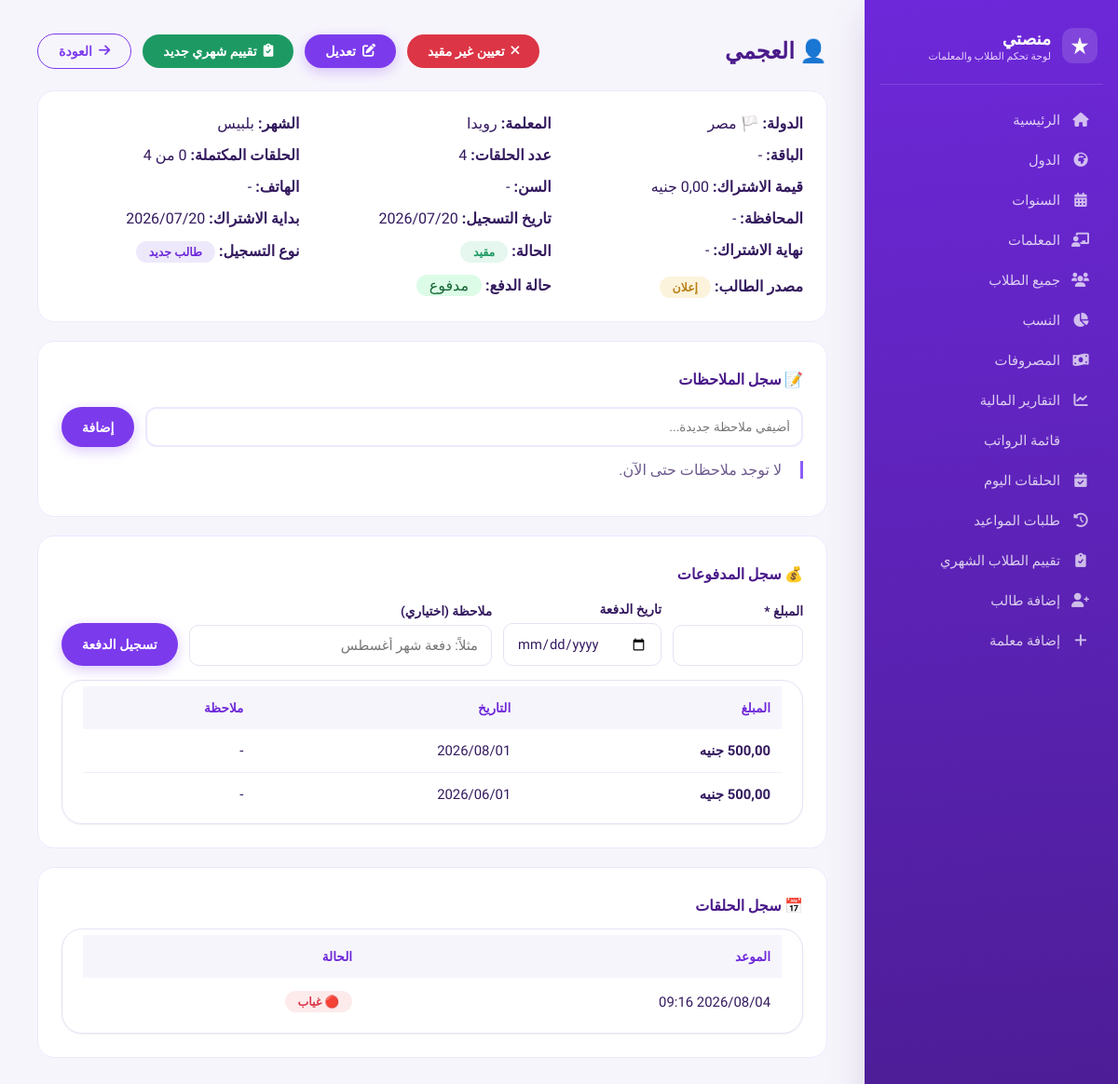
/student/1/ (signed in), run on an earlier commit of the app's database.
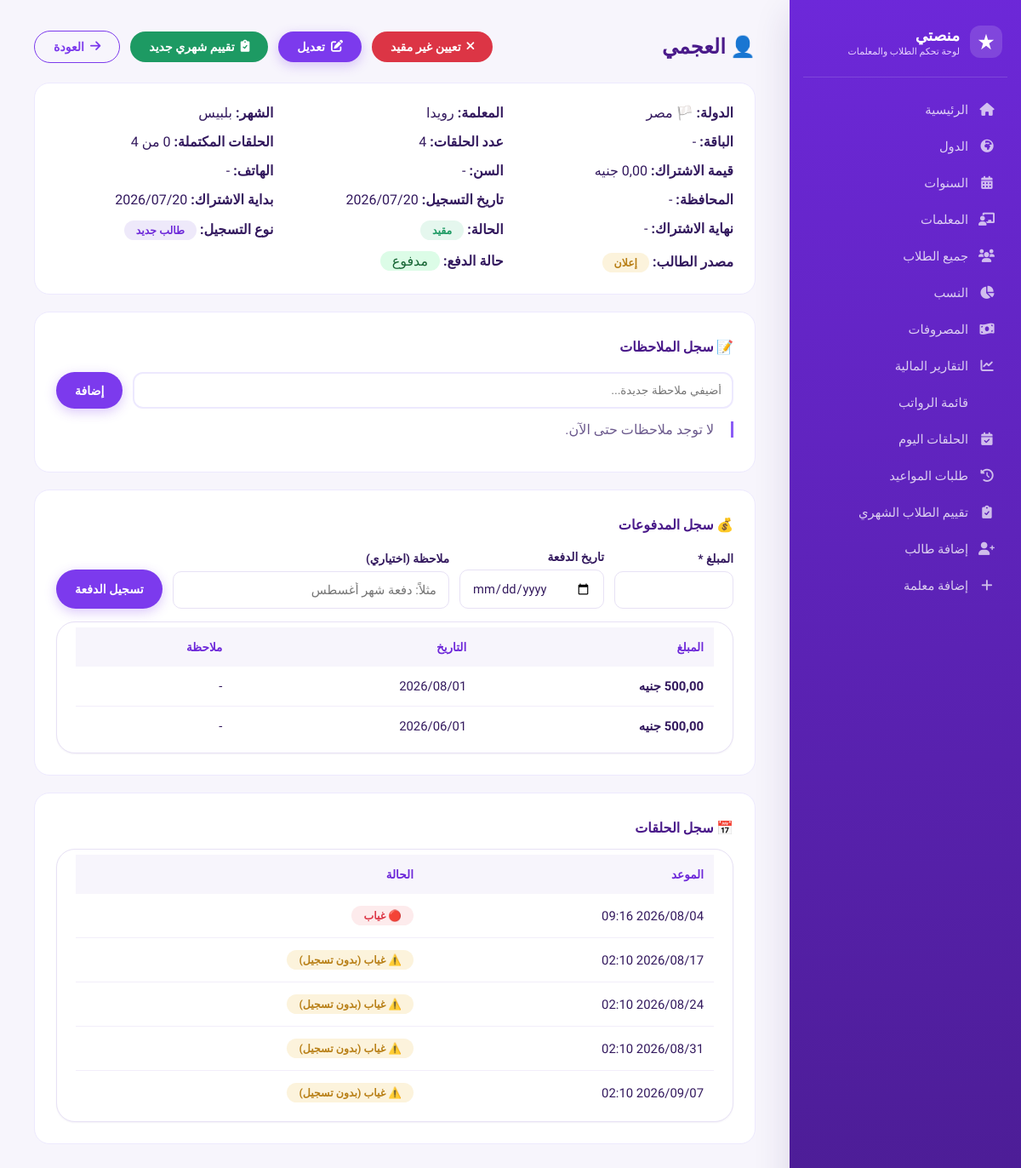
And on a later commit of the database.
### core/models.py (models this page shows, shortened)
class Payment(models.Model):
    student = models.ForeignKey(Student, on_delete=models.CASCADE, related_name='payments', verbose_name="الطالب")
    amount = models.DecimalField(max_digits=10, decimal_places=2, verbose_name="المبلغ")
    date = models.DateField(default=timezone.now, verbose_name="تاريخ الدفع")
    note = models.CharField(max_length=255, blank=True, null=True, verbose_name="ملاحظة")
    created_at = models.DateTimeField(auto_now_add=True, verbose_name="تاريخ الإدخال")
    class Meta:
        verbose_name = "دفعة"
        verbose_name_plural = "الدفعات"
        ordering = ['-date', '-created_at']

class Lesson(models.Model):
    STATUS_CHOICES = [
        ('scheduled', 'مجدولة'),
        ('completed', 'تمت'),
        ('student_absent', 'الطالب غائب'),
        ('teacher_absent', 'المعلمة لم تتمكن من الحضور'),
        ('cancelled', 'أُلغيت'),
        ('unregistered', 'غير مسجلة'),
    ]
    student = models.ForeignKey(Student, on_delete=models.CASCADE, related_name='lessons', verbose_name="الطالب")
    teacher = models.ForeignKey(Teacher, on_delete=models.CASCADE, related_name='lessons', verbose_name="المعلمة")
    scheduled_at = models.DateTimeField(verbose_name="موعد الحلقة")
    duration_minutes = models.PositiveIntegerField(default=30, verbose_name="مدة الحلقة (دقيقة)")
    status = models.CharField(max_length=20, choices=STATUS_CHOICES, default='scheduled', verbose_name="الحالة")
    status_recorded_at = models.DateTimeField(null=True, blank=True, verbose_name="وقت تسجيل الحالة")
    started_at = models.DateTimeField(null=True, blank=True, verbose_name="وقت بدء الحلقة فعليًا")
    auto_flagged = models.BooleanField(default=False, verbose_name="اتحسبت غياب تلقائيًا من غير ما تتسجل")
    was_late = models.BooleanField(default=False, verbose_name="اتأخرت المعلمة في الحضور")
    notes = models.TextField(blank=True, null=True, verbose_name="ملاحظات على الحلقة")
    created_at = models.DateTimeField(auto_now_add=True, verbose_name="تاريخ الإنشاء")
    class Meta:
        verbose_name = "حلقة"
        verbose_name_plural = "الحلقات"
        ordering = ['scheduled_at']
    def end_time(self):
        return self.scheduled_at + timezone.timedelta(minutes=self.duration_minutes)
    def is_overdue_unrecorded(self):
        return self.status == 'scheduled' and timezone.now() > self.end_time()
    def effective_status(self):
        if self.is_overdue_unrecorded():
            return 'student_absent'
        return self.status
    def was_auto_defaulted(self):
        return self.is_overdue_unrecorded()

### core/views.py (the view, shortened to what this page needs)
# urls.py: path('student/<int:student_id>/', views.student_detail, name='student_detail'),
@staff_member_required
def student_detail(request, student_id):
    student = get_object_or_404(Student, pk=student_id)
    notes = student.notes_timeline.all()
    payments = student.payments.all()
    lessons = student.lessons.all()[:30]
    context = {
        'student': student,
        'notes': notes,
        'payments': payments,
        'lessons': lessons,
    }
    return render(request, 'core/student_detail.html', context)

### core/models.py (called while the page is built)
    def lessons_completed_count(self):
        return self.lessons.filter(status='completed').count()

    def lessons_progress_label(self):
        return f"{self.lessons_completed_count()} من {self.lessons_count}"

### templates/core/student_detail.html (shortened to what the changed rows need)
{% extends 'core/base.html' %}
{% block content %}
<div class="flex" style="justify-content: space-between; flex-wrap: wrap;">
    <h2 style="color: #4a1a8a;">👤 {{ student.name }}</h2>
</div>
<div style="background:white; padding:25px; border-radius:18px; border:1px solid #ede9fe; margin-top:20px;">
    <div class="table-container" style="margin-top:10px;">
        <table>
            <thead><tr><th>المبلغ</th><th>التاريخ</th><th>ملاحظة</th></tr></thead>
            <tbody>
                {% for p in payments %}
                <tr>
                    <td><strong>{{ p.amount|floatformat:2 }} جنيه</strong></td>
                    <td>{{ p.date|date:"Y/m/d" }}</td>
                    <td>{{ p.note|default:"-" }}</td>
                </tr>
                {% empty %}
                <tr><td colspan="3" style="text-align:center;">لسه مفيش دفعات مسجلة لهذا الطالب.</td></tr>
                {% endfor %}
            </tbody>
        </table>
    </div>
</div>
<div style="background:white; padding:25px; border-radius:18px; border:1px solid #ede9fe; margin-top:20px;">
    <div class="table-container" style="margin-top:10px;">
        <table>
            <thead><tr><th>الموعد</th><th>الحالة</th></tr></thead>
            <tbody>
                {% for l in lessons %}
                <tr>
                    <td>{{ l.scheduled_at|date:"Y/m/d H:i" }}</td>
                    <td>
                        {% with eff=l.effective_status %}
                        {% if eff == 'completed' %}<span class="badge-neutral" style="background:var(--green-soft); color:var(--green);">✅ تمت</span>
                        {% elif eff == 'student_absent' %}
                            {% if l.was_auto_defaulted %}<span class="badge-neutral" style="background:var(--amber-soft); color:var(--amber);">⚠️ غياب (بدون تسجيل)</span>
                            {% else %}<span class="badge-neutral" style="background:var(--red-soft); color:var(--red);">🔴 غياب</span>{% endif %}
                        {% elif eff == 'teacher_absent' %}<span class="badge-neutral" style="background:var(--amber-soft); color:var(--amber);">🟠 غياب معلمة</span>
                        {% elif eff == 'cancelled' %}<span class="badge-neutral">⚪ أُلغيت</span>
                        {% else %}<span class="badge-neutral">مجدولة</span>{% endif %}
                        {% endwith %}
                    </td>
                </tr>
                {% empty %}
                <tr><td colspan="2" style="text-align:center;">لسه مفيش حلقات مسجلة لهذا الطالب.</td></tr>
                {% endfor %}
            </tbody>
        </table>
    </div>
</div>
{% endblock %}

What changed in the data, as far as the page shows it:
added Lesson: scheduled_at "2026/08/17 02:10", status "⚠️ غياب (بدون تسجيل)"
added Lesson: scheduled_at "2026/08/24 02:10", status "⚠️ غياب (بدون تسجيل)"
added Lesson: scheduled_at "2026/08/31 02:10", status "⚠️ غياب (بدون تسجيل)"
added Lesson: scheduled_at "2026/09/07 02:10", status "⚠️ غياب (بدون تسجيل)"
